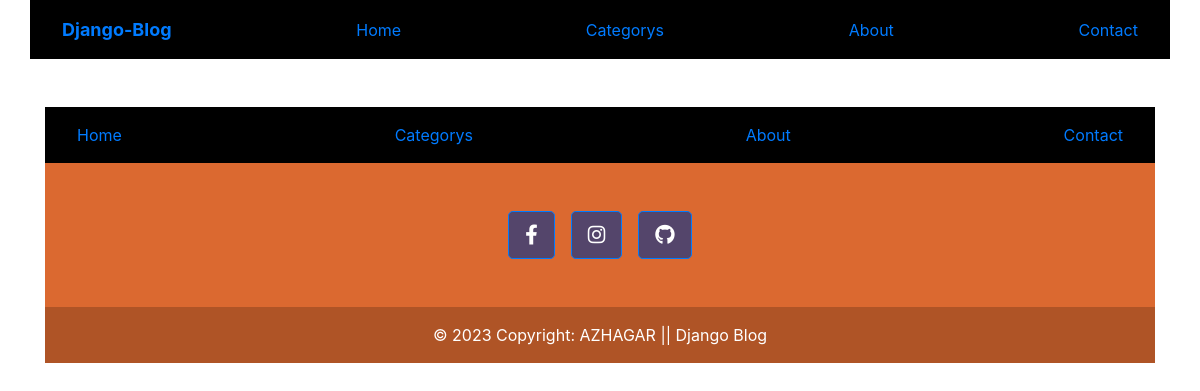
The page /categorys/ on the database as committed earlier.
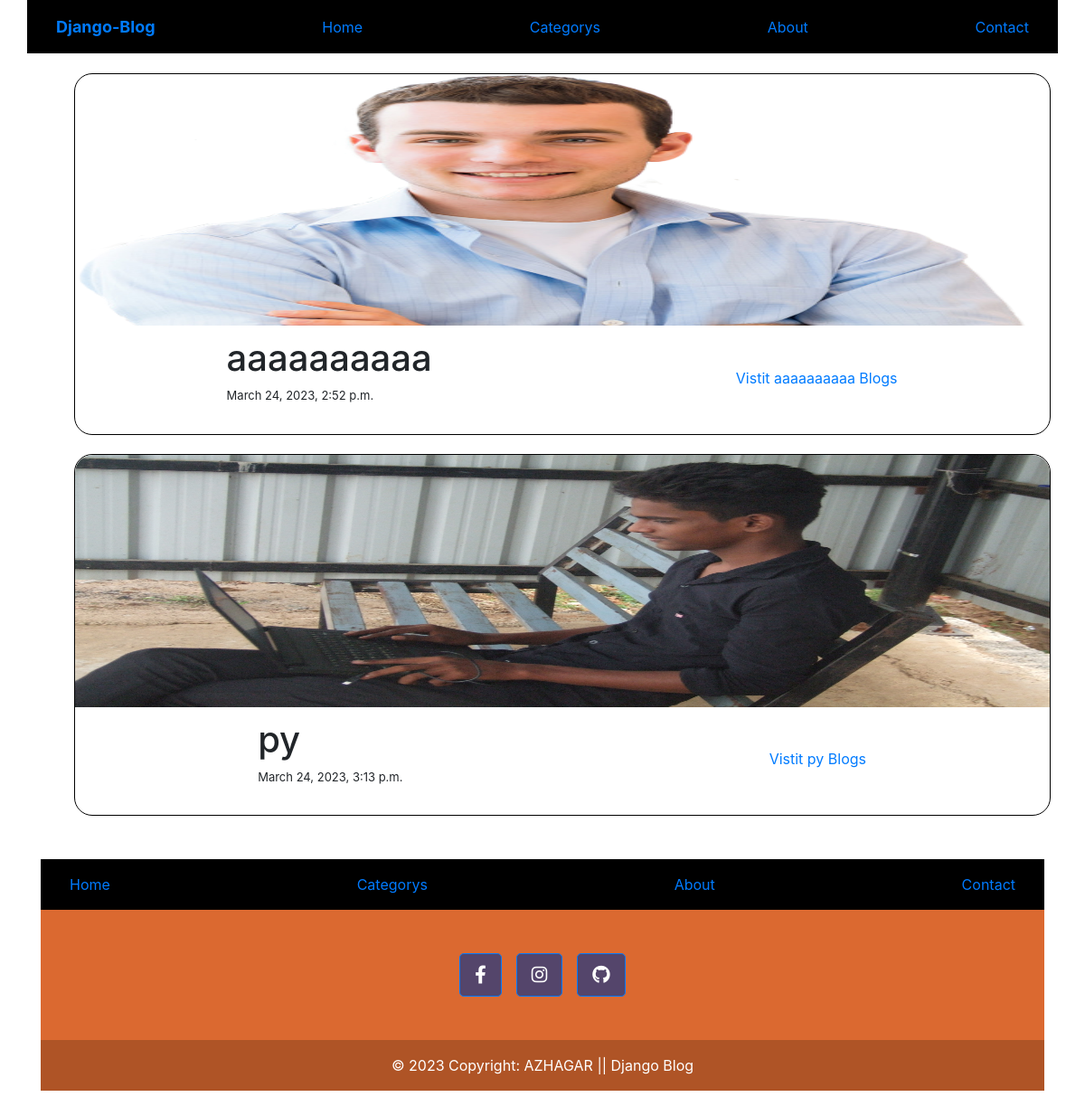
The same page on the database as committed later.
### Blog/models.py (models this page shows, shortened)
class Category(models.Model):
    CategoryName=models.CharField(null=False,blank=False,max_length=40)
    CategoryImage=models.ImageField(upload_to=imgsave,blank=False,null=False)
    CategoryDate=models.DateTimeField(auto_now_add=True)

### Blog/views.py (the view)
# urls.py: path('categorys/',views.category,name='categorys'),
def category(request):
    data=models.Category.objects.all()
    return render(request,'Blog/categorys.html',{'categorys':data})

### Blog/templates/Blog/categorys.html (shortened to what this page needs)
{% extends 'Blog/layout.html' %}
{% block content %}
<div>
<div class="categorys col-12">
{% for category in categorys %}
<div class="category m-a">
    <img src="{{category.CategoryImage.url}}" alt="category image">
    <div class="details_category">
        <div>
            <h1>{{category.CategoryName}}</h1>
            <p>{{category.CategoryDate}}</p>
        </div>
        <div>
            <a href="{% url 'blog_category' cid=category.id %}">Vistit {{category.CategoryName}} Blogs</a>
        </div>
    </div>
</div>
{% endfor %}
</div>
</div>
{% endblock content %}

Rows that differ between the two databases and show on the page:
added Category: CategoryImage (picture), CategoryName "aaaaaaaaaa", CategoryDate "March 24, 2023, 2:52 p.m."
added Category: CategoryImage (picture), CategoryName "py", CategoryDate "March 24, 2023, 3:13 p.m."
